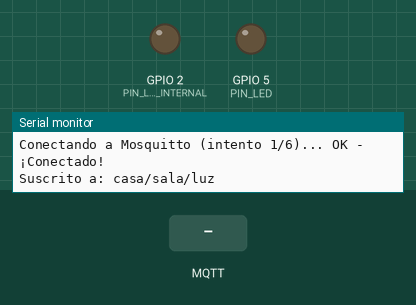
Recording of a sketch running on a simulated ESP32. On the bench: output pins drawn as LEDs (lit = HIGH), the last lines printed to the serial monitor. The inputs (shaded band) are chosen by the test bench. WiFi joins after 1.5 s; servers stay silent unless stated; no MQTT or app messages arrive unless stated.

Above: at 2.7 s.
2.8 s: MQTT message "ON" arrives on the first subscribed topic
At 3.8 s:
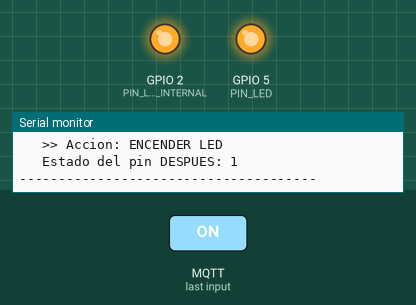
4.3 s: MQTT message "OFF" arrives on the first subscribed topic
At 4.9 s:
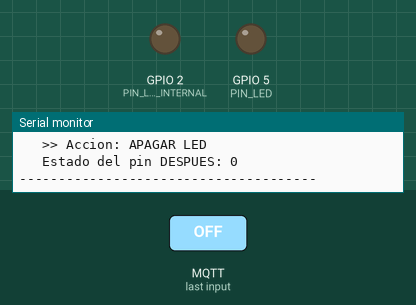
Timing chart, 0 to 7.3 s (numbered marks = the images above; inputs shaded):
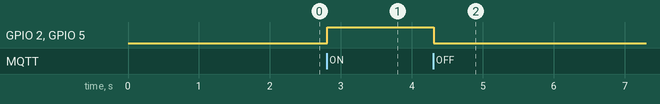

The sketch:

led_prueba.ino
```cpp
//#include <dummy.h>
//#include <dummy.h>

#include <WiFi.h>
#include <PubSubClient.h>

// 1. Configuración de tu red local
const char* ssid = "UNAMAD WIFI";
const char* password = "12345678";

// 2. IP de tu laptop (donde corre Mosquitto y FastAPI)
const char* mqtt_server = "192.168.18.24";

// El canal que definimos en el main.py de FastAPI
const char* topic_led = "casa/sala/luz";
const int PIN_LED = 5; // El pin GPIO 2 que acabamos de cablear

WiFiClient espClient;
PubSubClient client(espClient);

void setup_wifi() {
  delay(10);
  Serial.begin(115200);
  Serial.println();
  Serial.println("======================================");
  Serial.println("  DIAGNOSTICO DE CONEXION WIFI");
  Serial.println("======================================");
  Serial.print("Intentando conectar a SSID: \"");
  Serial.print(ssid);
  Serial.println("\"");
  Serial.print("Password usado: \"");
  Serial.print(password);
  Serial.println("\"");
  Serial.println("NOTA: el ESP32 solo soporta 2.4 GHz.");
  Serial.println("      Si la red es solo 5 GHz, NUNCA conectara.");
  Serial.println("--------------------------------------");
  Serial.print("Conectando");

  WiFi.mode(WIFI_STA);
  WiFi.begin(ssid, password);

  int intentos = 0;
  const int MAX_INTENTOS = 20; // 20 x 500ms = 10 segundos
  while (WiFi.status() != WL_CONNECTED && intentos < MAX_INTENTOS) {
    delay(500);
    Serial.print(".");
    intentos++;
  }

  Serial.println();
  Serial.println("--------------------------------------");

  if (WiFi.status() == WL_CONNECTED) {
    Serial.println(">> RESULTADO: WIFI CONECTADO OK");
    Serial.print("   IP del ESP32: ");
    Serial.println(WiFi.localIP());
    Serial.print("   RSSI (señal): ");
    Serial.print(WiFi.RSSI());
    Serial.println(" dBm");
  } else {
    Serial.println(">> RESULTADO: NO SE PUDO CONECTAR AL WIFI");
    Serial.print("   Codigo de error WiFi.status() = ");
    Serial.println(WiFi.status());
    Serial.println("   Significado del codigo:");
    Serial.println("     1  = SSID no disponible (la red no existe o NO es 2.4 GHz)");
    Serial.println("     2  = Scan terminado (reintentar)");
    Serial.println("     3  = Conexion exitosa");
    Serial.println("     4  = Conexion perdida");
    Serial.println("     5  = Password incorrecto o asociacion fallida");
    Serial.println("     6  = Desasociado / NO hay red 2.4 GHz con ese SSID");
    Serial.println("     255 = Estado inicial");
    Serial.println();
    Serial.println("   PROBABLE CAUSA:");
    Serial.println("   - Si codigo=1 o 6 -> la red UNAMAD WIFI es SOLO 5 GHz,");
    Serial.println("     el ESP32 no la ve. Usa un hotspot de celular (2.4 GHz).");
    Serial.println("   - Si codigo=5     -> password incorrecto, revisa credenciales.");
  }
  Serial.println("======================================");
}

// LED interno de la placa ESP32 (suele estar en GPIO 2) para diagnostico
const int PIN_LED_INTERNAL = 2;

// Esta función se ejecuta CADA VEZ que mandas algo desde Swagger
void callback(char* topic, byte* payload, unsigned int length) {
  String mensaje = "";
  for (int i = 0; i < length; i++) {
    mensaje += (char)payload[i];
  }

  Serial.println();
  Serial.println(">> MENSAJE MQTT RECIBIDO");
  Serial.print("   Topic: ");
  Serial.println(topic);
  Serial.print("   Payload: \"");
  Serial.print(mensaje);
  Serial.println("\"");
  Serial.print("   PIN_LED configurado como: ");
  Serial.println(PIN_LED);
  Serial.print("   Estado del pin ANTES: ");
  Serial.println(digitalRead(PIN_LED));

  // Aquí el ESP32 reacciona al String que envía el Backend
  if (mensaje == "ON") {
    digitalWrite(PIN_LED, HIGH);
    digitalWrite(PIN_LED_INTERNAL, HIGH); // tambien enciende el LED onboard
    Serial.println("   >> Accion: ENCENDER LED");
  } else if (mensaje == "OFF") {
    digitalWrite(PIN_LED, LOW);
    digitalWrite(PIN_LED_INTERNAL, LOW); // tambien apaga el LED onboard
    Serial.println("   >> Accion: APAGAR LED");
  } else {
    Serial.println("   >> Accion: COMANDO NO RECONOCIDO");
  }

  Serial.print("   Estado del pin DESPUES: ");
  Serial.println(digitalRead(PIN_LED));
  Serial.println("--------------------------------------");
}

void reconnect() {
  int intentos = 0;
  const int MAX_INTENTOS_MQTT = 6; // 6 x 5000ms = 30 seg
  while (!client.connected() && intentos < MAX_INTENTOS_MQTT) {
    Serial.print("Conectando a Mosquitto (intento ");
    Serial.print(intentos + 1);
    Serial.print("/");
    Serial.print(MAX_INTENTOS_MQTT);
    Serial.print(")... ");
    int estado = client.connect("ESP32_Dashboard");
    if (estado) {
      Serial.println("OK - ¡Conectado!");
      client.subscribe(topic_led); // Se suscribe al canal del LED
      Serial.print("Suscrito a: ");
      Serial.println(topic_led);
    } else {
      Serial.print("FALLO. Codigo estado MQTT = ");
      Serial.println(client.state());
      Serial.println("  -4 = timeout (broker no responde / firewall bloquea 1883)");
      Serial.println("  -2 = fallo de red (WiFi caido)");
      Serial.println("   1 = protocolo incorrecto");
      Serial.println("   2 = ID cliente en uso");
      Serial.println("   5 = no autorizado");
      delay(5000);
      intentos++;
    }
  }
  if (!client.connected()) {
    Serial.println(">> NO se pudo conectar al broker MQTT tras varios intentos.");
    Serial.println("   Verifica: Mosquitto corriendo, IP del broker correcta,");
    Serial.println("   y firewall de Windows permitiendo inbound TCP 1883.");
  }
}

void setup() {
  pinMode(PIN_LED, OUTPUT);
  pinMode(PIN_LED_INTERNAL, OUTPUT); // LED onboard para diagnostico
  setup_wifi();

  // Si el WiFi no conecto, no intentes MQTT (no tiene sentido)
  if (WiFi.status() != WL_CONNECTED) {
    Serial.println();
    Serial.println(">> WiFi NO disponible. MQTT omitido.");
    Serial.println("   Revisa las causas del diagnostico arriba.");
    Serial.println("   El ESP32 se queda en bucle sin hacer nada.");
    return;
  }

  Serial.println();
  Serial.println("  CONFIGURANDO MQTT");
  Serial.print("Broker: ");
  Serial.print(mqtt_server);
  Serial.print("  Puerto: 1883  Topic: ");
  Serial.println(topic_led);
  Serial.println("--------------------------------------");
  client.setServer(mqtt_server, 1883);
  client.setCallback(callback);
}

void loop() {
  if (WiFi.status() != WL_CONNECTED) {
    return; // Si no hay WiFi, no procesamos MQTT
  }
  if (!client.connected()) {
    reconnect();
  }
  client.loop(); // Mantiene la escucha MQTT activa
}
```

Measured:
- after the input at 2.8 s, GPIO 2 (PIN_LED_INTERNAL), GPIO 5 (PIN_LED): LOW → HIGH at once
- after the input at 4.3 s, GPIO 2 (PIN_LED_INTERNAL), GPIO 5 (PIN_LED): HIGH → LOW at once
